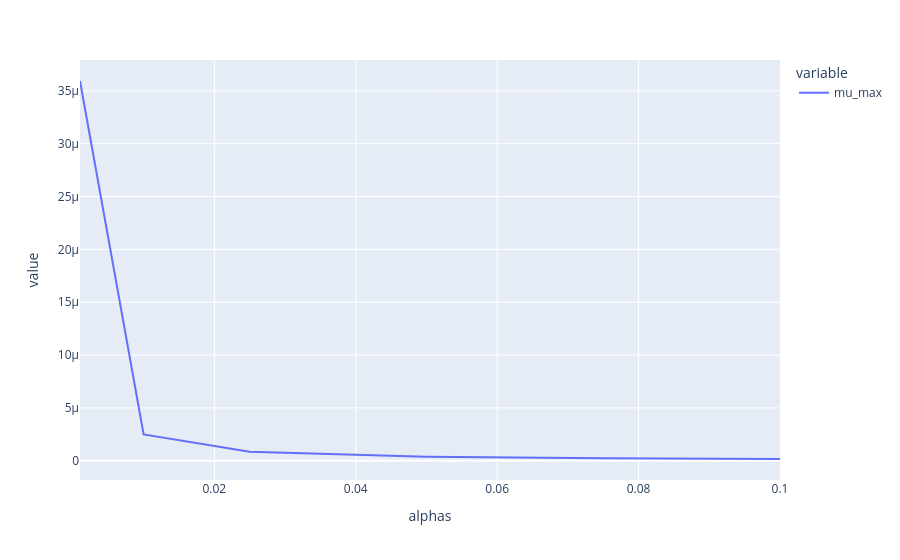

Notebook source saved alongside this figure:
### Markdown cell above
## Price drift - `priceDriftUpperLimit`

### Code cell
mus = drift.generic_mu_max(
    df.loc[:,"btc_ev_v12_fiat_index"].to_numpy(), periodicity, long_twap=periodicity
)

df_mus = pd.DataFrame(
    mus,
    columns=["mu_max"],
    index=drift.ALPHAS
)
df_mus.columns.name = "mu_max"
df_mus.index.name = "alphas"

df_mus.plot()

### Figure 1 — Plotly figure (JSON) as saved in the notebook; plotly's stock layout.template omitted (floating-point values rounded to 4 significant figures)
{"data": [{"hovertemplate": "variable=mu_max<br>alphas=%{x}<br>value=%{y}<extra></extra>", "legendgroup": "mu_max", "line": {"color": "#636efa", "dash": "solid"}, "marker": {"symbol": "circle"}, "mode": "lines", "name": "mu_max", "orientation": "v", "showlegend": true, "type": "scatter", "x": [0.001, 0.01, 0.025, 0.05, 0.075, 0.1], "xaxis": "x", "y": [3.593e-05, 2.485e-06, 8.537e-07, 3.779e-07, 2.334e-07, 1.652e-07], "yaxis": "y"}], "layout": {"legend": {"title": {"text": "variable"}, "tracegroupgap": 0}, "margin": {"t": 60}, "xaxis": {"anchor": "y", "domain": [0, 1], "title": {"text": "alphas"}}, "yaxis": {"anchor": "x", "domain": [0, 1], "title": {"text": "value"}}}}
